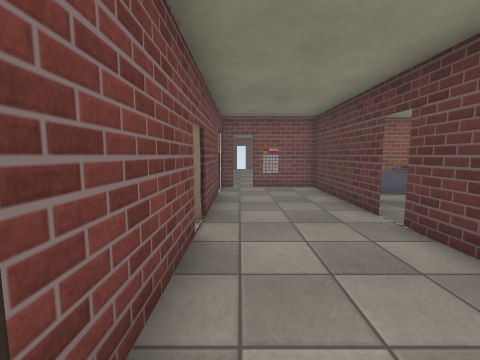
[1] (above)

12 first-person views from a walk through a Unity game level. The camera is 1.3 m above the floor, tilts 6° down and sees 90° across. Doors are open. The floor is counted in squares, 1 m on a side. Each view is taken from the middle of a square. On the plan, view 1 faces up. The plan holds only what a view shows up to about 12 squares ahead; the rest is blank. The place goes on beyond the plan. The player character is not drawn. Some animated figures are not drawn. Some surface patterns are stand-ins.

[2]
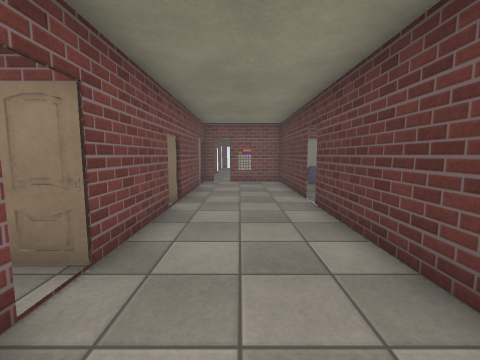

[3]
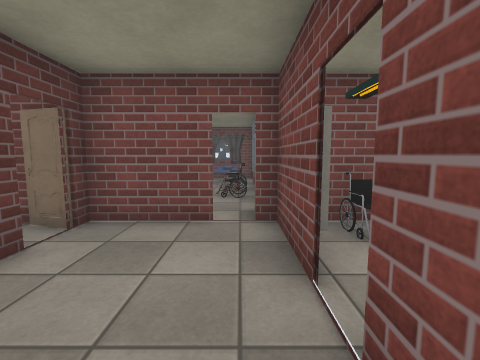

[4]
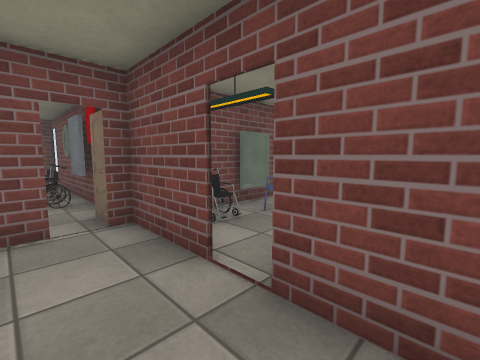

[5]
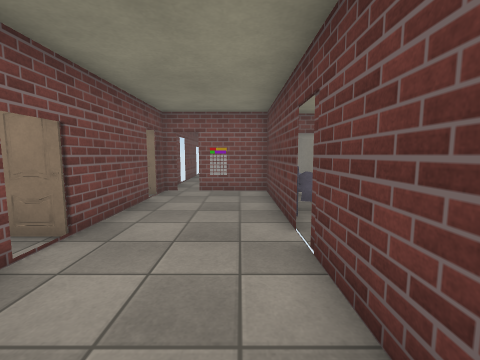

[6]
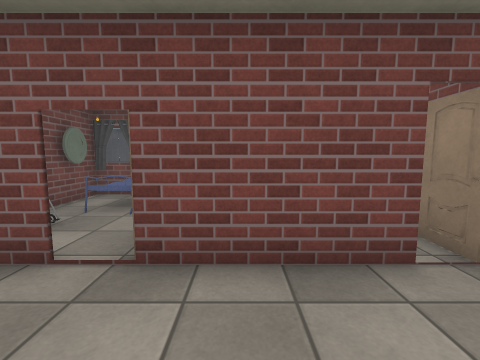

[7]
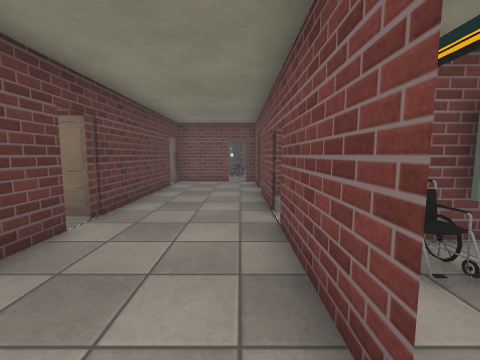

[8]
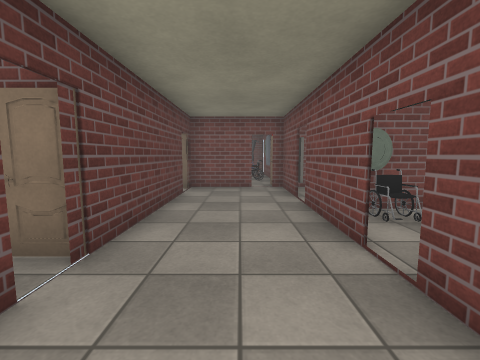

[9]
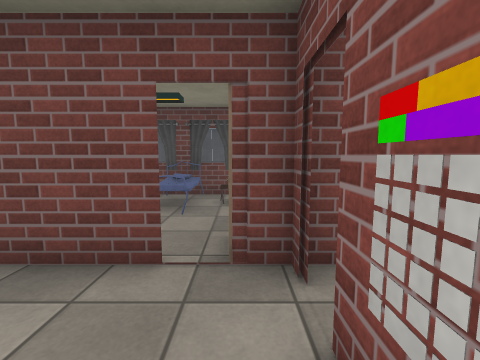

[10]
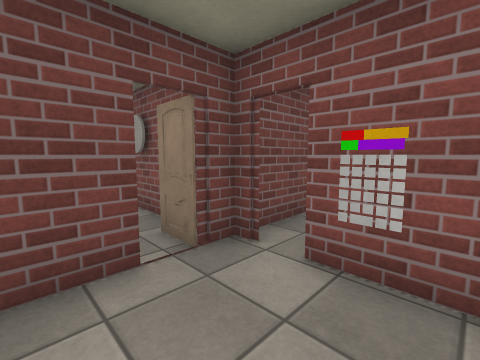

[11]
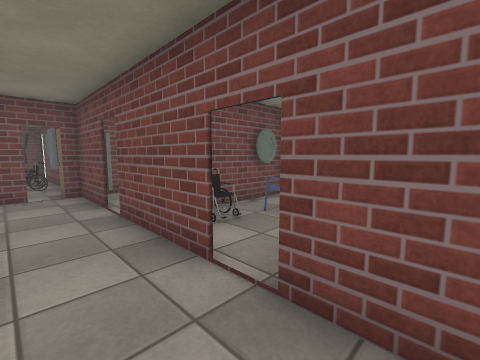

[12]
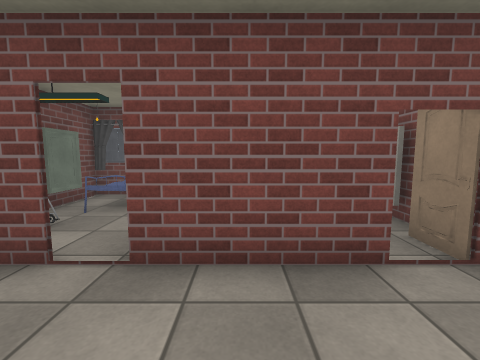

### Floor plan
Ten units are one square. View 1 is at (0, 0); x grows to the right and y downward. Boxes are objects, and circles mark ways between rooms. Rooms are numbered by the first view taken in them; rooms with no view inside come last. Other rooms are left out.
<svg viewBox="-40 -105 75 137">
<path fill="none" stroke="#000" d="M-7 -39 -7 -6 -16 -8M-7 -47 -19 -47M-10 -46 -16 -48M30 -50 30 -96 5 -96M-7 -7 -18 -7M-10 -7 -16 -6M-7 1 -7 27M30 12 30 -44M-7 -81 -7 -48 -16 -46M5 26 30 26 30 21M-2 -96 -7 -96 -7 -90 -16 -87M-35 -54 -28 -54M-7 -89 -19 -89M-28 -94 -35 -94M-25 -15 -20 -15M-35 -13 -20 -13M-8 -52 -30 -52"/>
<rect x="-35" y="-85" width="10" height="20" fill="#bbb"><title>other object</title></rect>
<rect x="-25" y="-65" width="10" height="10" fill="#bbb"><title>other object</title></rect>
<rect x="-35" y="-45" width="10" height="20" fill="#bbb"><title>other object</title></rect>
<rect x="-25" y="-25" width="10" height="10" fill="#bbb"><title>other object</title></rect>
<circle cx="-10" cy="-80" r="3" fill="#2a7"/>
<circle cx="-10" cy="-40" r="3" fill="#2a7"/>
<text x="10" y="-30">1</text>
<text x="-20" y="-70">2</text>
<text x="-20" y="-30">3</text>
</svg>
Room 1 opens to room 2. Room 1 opens to room 3.

Where each view was taken, in squares from view 1:
view 1: 0 up, 0 right, facing up
view 2: 2 down, 1 right, facing up
view 3: 2 up, 0 right, facing down
view 4: 2 up, 1 right, facing down-left
view 5: 1 up, 2 right, facing up
view 6: 6 up, 2 right, facing left
view 7: 9 up, 0 right, facing down
view 8: 7 up, 1 right, facing down
view 9: 9 up, 2 right, facing left
view 10: 7 up, 2 right, facing up-left
view 11: 6 up, 1 right, facing down-left
view 12: 2 up, 2 right, facing left
